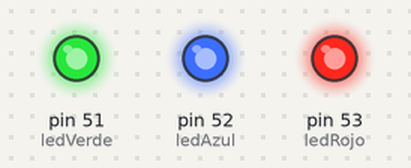
This sketch was run on a simulated Arduino Mega 2560, built with avr-gcc and run on an emulated ATmega2560. Shown: output pins drawn as LEDs (lit = HIGH).

Above: at 0.1 s.
Timing chart, 0 to 1.6 s (numbered marks = the images above):
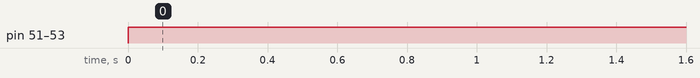

The sketch:

LEDSPROTOTIPO.ino
```cpp
int ledRojo = 53;
int ledVerde = 51;
int ledAzul = 52;


void setup() {
  pinMode(ledRojo, OUTPUT);
pinMode(ledVerde, OUTPUT);
pinMode(ledAzul, OUTPUT);

}

void loop()
 {


  digitalWrite(53, HIGH);
  digitalWrite(52, HIGH);
  digitalWrite(51, HIGH);
  delay(2000);

}
```

Measured:
- by itself, pin 51 (ledVerde), pin 52 (ledAzul), pin 53 (ledRojo): LOW → HIGH at 0.00 s
